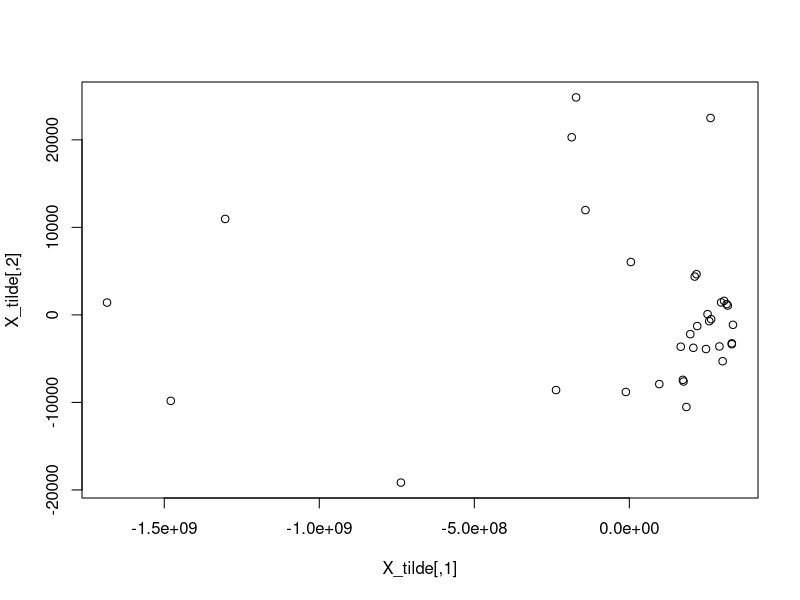
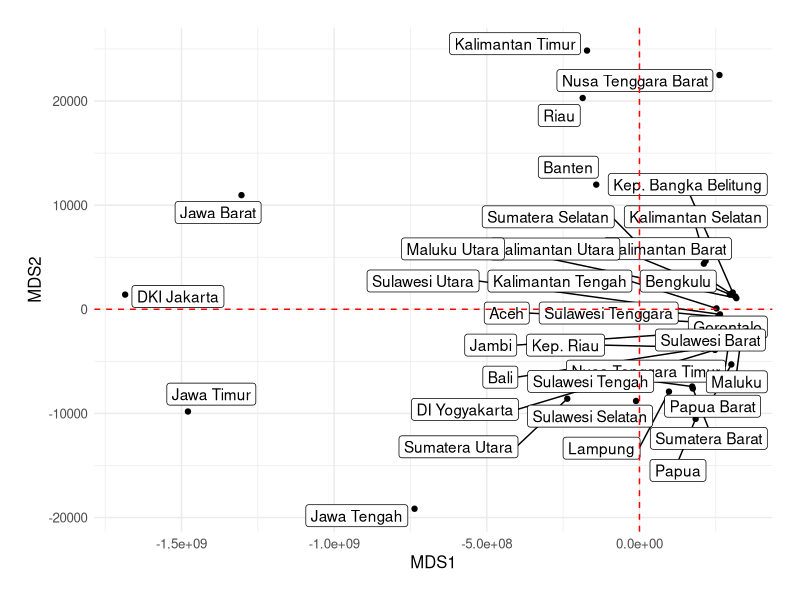
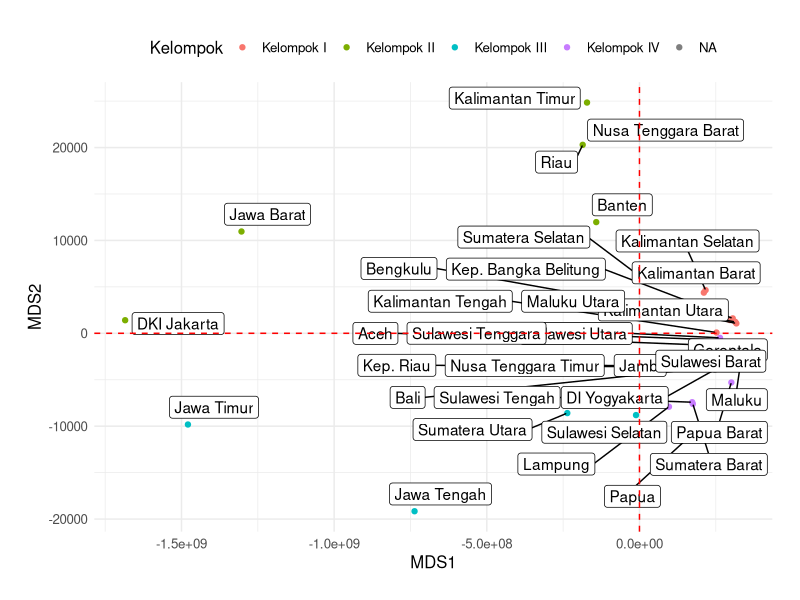

Write the R code that produced these figures, in order.
## ---- chunk 1
knitr::opts_chunk$set(echo = TRUE)
## ---- chunk 2
library(readxl)
data=read_excel("./dataTP12.xlsx")
head(data)
## ---- chunk 3
jarak=dist(data[-1])

#Matriks jarak kuadrat, sesuai rumus klasik dalam MDS.
J2=jarak^2
## ---- chunk 4
# Center columns
B <- scale(J2, center = TRUE, scale = FALSE)
# Center rows
B <- t(scale(t(B), center = TRUE, scale = FALSE))
B <- -0.5 * B
## ---- chunk 5
decomp <- eigen(B) 
Lambda <- diag(pmax(decomp$values, 0))
X_tilde <- decomp$vectors %*% Lambda^0.5

#Visualisai
plot(X_tilde)
## ---- chunk 6
mds <- cmdscale(jarak, k = 2)
all.equal(X_tilde[,1:2], mds, check.attributes = FALSE)

## ---- chunk 7
library(tidyverse)
# Let's add annotations
dimnames(X_tilde) <- list(data$Provinsi,
                          paste0("MDS", seq_len(ncol(X_tilde))))

X_tilde <- as.data.frame(X_tilde) %>%
  rownames_to_column("Provinsi")
head(X_tilde)

## ---- chunk 8
x_pusat=mean(mds[,1])
y_pusat=mean(mds[,2])
library(ggrepel)
X_tilde %>%
  ggplot(aes(MDS1, MDS2)) +
  geom_point(aes()) +
  geom_label_repel(aes(label = Provinsi),max.overlaps = 100) +
  theme_minimal() +
  theme(legend.position = "top", plot.margin = margin(20, 20, 20, 20)) + geom_vline(xintercept=x_pusat,linetype="dashed",color="red") + geom_hline(yintercept=y_pusat,linetype="dashed",color="red") + theme(text = element_text(size = 12))
## ---- chunk 9
X_tilde <- X_tilde %>%
  mutate(Kelompok = case_when(
    Provinsi %in% c("Nusa Tenggara Barat", "Kalimantan Selatan",
                    "Kalimantan Barat", "Kalimantan Utara", "Maluku Utara", "Kep. Bangka Belitung", "Bengkulu", "Sumatera Selatan", "Kalimantan Tengah") ~ "Kelompok I",
    Provinsi %in% c("Kalimantan Timur", "Riau", "Banten", "Jawa Barat", "DKI Jakarta") ~ "Kelompok II",
    Provinsi %in% c("Jawa Timur", "Jawa Tengah", "Sumatera Utara",
                    "Sulawesi Selatan") ~ "Kelompok III",
    Provinsi %in% c("Papua", "Papua Barat", "Maluku", "Sumatera Barat", "Sulawesi Tengah", "Jawa Tengah", "Lampung", "Maluku", "Yogyakarta", "Nusa Tenggara Timur", "Bali", "Kep. Riau", "Aceh", "Jambi","Gorontalo", "Sulawesi Utara", "Sulawesi Tenggara","Sulawesi Barat") ~ "Kelompok IV"))

## ---- chunk 10
X_tilde %>%
  ggplot(aes(MDS1, MDS2)) +
  geom_point(aes(colour=Kelompok)) +
  geom_label_repel(aes(label = Provinsi),max.overlaps = 350) +
  theme_minimal() +
  theme(legend.position = "top", plot.margin = margin(20, 20, 20, 20)) + geom_vline(xintercept=x_pusat,linetype="dashed",color="red") + geom_hline(yintercept=y_pusat,linetype="dashed",color="red") + theme(text = element_text(size = 12))
